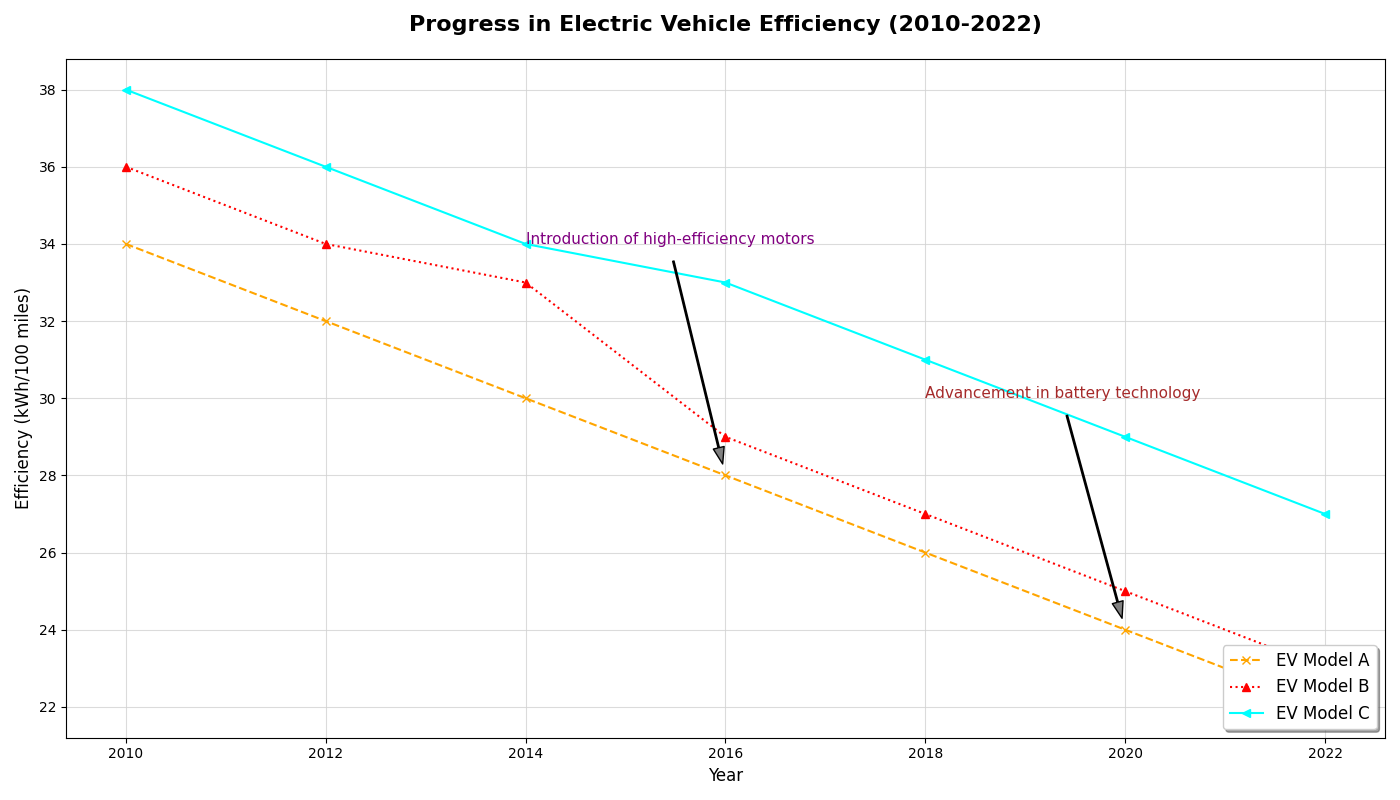

Generate this figure with Python:
import matplotlib.pyplot as plt
import numpy as np

years = np.array([2010, 2012, 2014, 2016, 2018, 2020, 2022])

efficiency_model_A = np.array([34, 32, 30, 28, 26, 24, 22])
efficiency_model_B = np.array([36, 34, 33, 29, 27, 25, 23])
efficiency_model_C = np.array([38, 36, 34, 33, 31, 29, 27])

plt.figure(figsize=(14, 8))

# Changed line styles and marker types
plt.plot(years, efficiency_model_A, 'x--', label='EV Model A', color='orange')
plt.plot(years, efficiency_model_B, '^:', label='EV Model B', color='red')
plt.plot(years, efficiency_model_C, '<-', label='EV Model C', color='cyan')

plt.title('Progress in Electric Vehicle Efficiency (2010-2022)', fontsize=16, fontweight='bold', pad=20)
plt.xlabel('Year', fontsize=12)
plt.ylabel('Efficiency (kWh/100 miles)', fontsize=12)

# Changed annotation positions and text colors
plt.annotate('Introduction of high-efficiency motors', 
             xy=(2016, 28), xytext=(2014, 34), 
             arrowprops=dict(facecolor='grey', shrink=0.05, width=1, headwidth=8),
             fontsize=11, color='purple')
plt.annotate('Advancement in battery technology', 
             xy=(2020, 24), xytext=(2018, 30), 
             arrowprops=dict(facecolor='grey', shrink=0.05, width=1, headwidth=8),
             fontsize=11, color='brown')

# Adjusted grid style and transparency
plt.grid(linestyle='-', alpha=0.8, color='lightgray')

# Changed legend location and font size
plt.legend(loc='lower right', fontsize=12, shadow=True)

plt.tight_layout()
plt.show()
